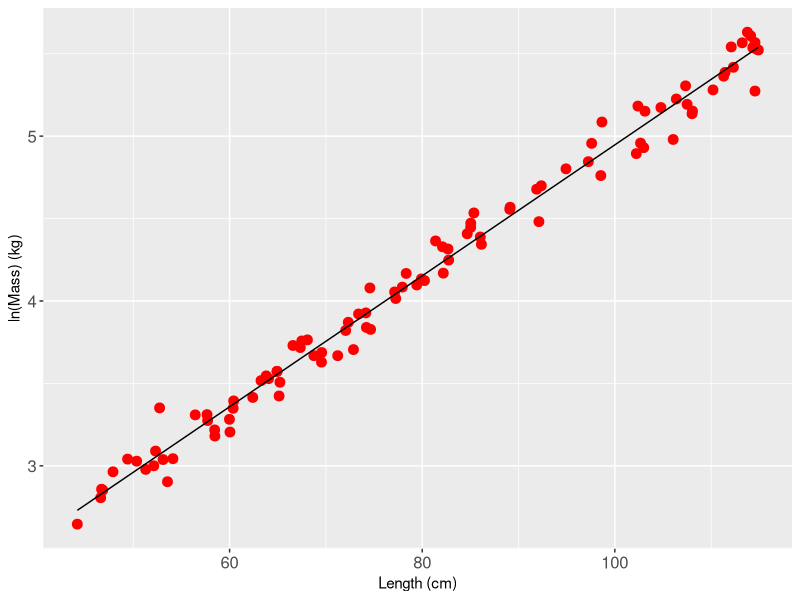

Here is the R script that generated this plot:
## ---- chunk 1
library(ggplot2)

x <- runif(n = 100, min = 44, max = 115)

y <- 0.96 + 0.04 * x + rnorm(n=length(x), 0, 0.1)

mass <- exp(y)
df1 <- data.frame(length = x, mass = mass)
summary(df1)

lm1 <- lm(log(mass) ~ length, data = df1)
summary(lm1)
df1$predict <- predict(lm1)

p1 <- ggplot(data = df1, aes(x = length)) + 
  geom_point(aes(y = log(mass)), 
             colour = "red",
             size = 3) + 
  geom_line(aes(y = predict), colour = "black") + 
  theme(axis.text = element_text(size = 12)) + 
  xlab("Length (cm)") + 
  ylab("ln(Mass) (kg)")

print(p1)

